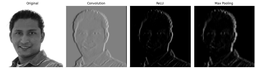
#> input picture assets/cnn_full_pipeline_real_image.png, 256 x 69 px, shrunk from 1389 x 373 before the run; the run also reads 1 picture not shown here
$ jupyter execute --allow-errors CNN_Fundamentals_Demonstration.ipynb
#> lines starting #> are read from the running program, lines starting #| are printed output that depends on the picture
# CNN Fundamental Components:  Demonstration

## From an image matrix to a final prediction

This notebook demonstrates the basic components of a Convolutional Neural Network using **simple Python lists and loops**.

### Learning sequence

1. Represent an image as a matrix
2. Add zero padding
3. Apply one convolution manually
4. Apply convolution over the complete image
5. Understand stride and output size
6. Apply ReLU activation
7. Apply max and average pooling
8. Build a feature-extraction block
9. Flatten the final feature map
10. Apply a dense layer
11. Convert scores into probabilities using softmax
12. Make a final prediction
13. Apply the same operations to a real uploaded image

> The purpose is to understand the **forward pass** clearly.
> Training, backpropagation, and automatic filter learning are not covered.

## 1. Import only the required libraries

The CNN calculations in this notebook use ordinary Python lists and loops.
`matplotlib` is used only for visualization.

[cell 1]
import math
import random
import matplotlib.pyplot as plt

random.seed(42)

## 2. Helper functions for displaying matrices

These functions make the classroom output easier to read.

[cell 2]
def matrix_shape(matrix):
    rows = len(matrix)
    columns = len(matrix[0])
    return rows, columns


def print_matrix(matrix, title=None, decimals=2):
#> called with title = 'Input image matrix', decimals = 2
    if title is not None:
        print(title)

    for row in matrix:
        formatted_row = []

        for value in row:
            if isinstance(value, float):
                formatted_row.append(round(value, decimals))
            else:
                formatted_row.append(value)

        print(formatted_row)

    rows, columns = matrix_shape(matrix)
    print("Shape:", rows, "x", columns)
    print()

# Part A: Image and Padding

## 3. Represent a grayscale image as a matrix

A grayscale image is a two-dimensional matrix.

- Small value: dark pixel
- Large value: bright pixel

The following small matrix contains a bright vertical region. It will help us observe how an edge-detection kernel works.

[cell 3]
image = [
    [0, 0, 0, 10, 10, 10],
    [0, 0, 0, 10, 10, 10],
    [0, 0, 0, 10, 10, 10],
    [0, 0, 0, 10, 10, 10],
    [0, 0, 0, 10, 10, 10],
    [0, 0, 0, 10, 10, 10]
]

print_matrix(image, "Input image matrix")

[cell 4]
plt.figure(figsize=(4, 4))
plt.imshow(image, cmap="gray")
plt.title("Input image")
plt.axis("on")
plt.grid(True)
plt.show()
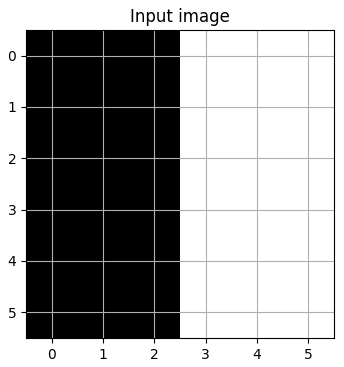
#> figure drawn by matplotlib, 1 panel

## 4. Why padding is required

Without padding, a kernel cannot be centered on boundary pixels.

For padding \(p=1\), one row and one column of zeros are added around the image.

### Manual idea

```text
Original row:       [1, 2, 3]
After padding:   [0, 1, 2, 3, 0]
```

[cell 5]
sample_row = [1, 2, 3]

padded_sample_row = [0] + sample_row + [0]

print("Original row:", sample_row)
print("Padded row:  ", padded_sample_row)

## 5. Zero-padding function

This version creates a **new matrix** and does not change the original image.

[cell 6]
def zero_padding(matrix, padding=1):
#> called with padding = 1
    if padding == 0:
        return [row[:] for row in matrix]

    original_rows = len(matrix)
    original_columns = len(matrix[0])

    padded_columns = original_columns + 2 * padding

    padded_matrix = []

    # Add top rows
    for _ in range(padding):
        padded_matrix.append([0 for _ in range(padded_columns)])

    # Add zeros to the left and right of every original row
    for row in matrix:
        new_row = []

        for _ in range(padding):
            new_row.append(0)

        for value in row:
            new_row.append(value)

        for _ in range(padding):
            new_row.append(0)

        padded_matrix.append(new_row)

    # Add bottom rows
    for _ in range(padding):
        padded_matrix.append([0 for _ in range(padded_columns)])

    return padded_matrix

[cell 7]
padded_image = zero_padding(image, padding=1)

print_matrix(image, "Original image remains unchanged")
print_matrix(padded_image, "Image after zero padding")

Effect of Padding on the image

[cell 8]
fig, axes = plt.subplots(1, 2, figsize=(9, 4))

# Original image
axes[0].imshow(
    image,
    cmap="gray",
    vmin=0,
    vmax=10
)
axes[0].set_title("Original Image")
axes[0].axis("on")
axes[0].grid(True)

# Padded image
axes[1].imshow(
    padded_image,
    cmap="gray",
    vmin=0,
    vmax=10
)
axes[1].set_title("Padded Image")
axes[1].axis("on")
axes[1].grid(True)

plt.tight_layout()
plt.show()
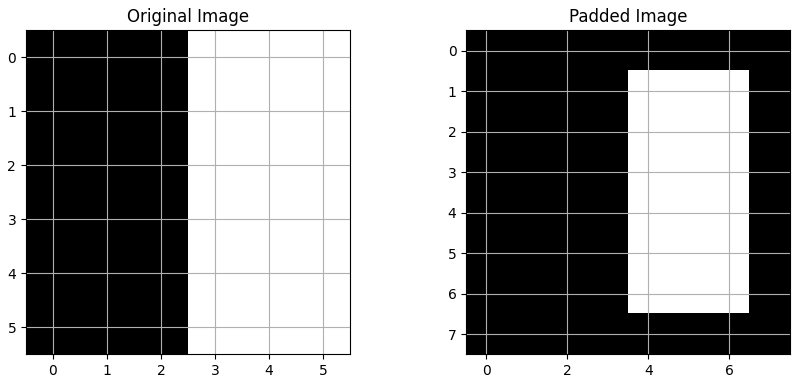
#> figure drawn by matplotlib, 2 panels

* Effect on Real Image
* Load Image
* Apply padding
* plot

[cell 9]
from google.colab import files
import cv2
import matplotlib.pyplot as plt

# Upload image
uploaded = files.upload()
#> the answer given: cnn_full_pipeline_real_image.png

# Get uploaded filename
filename = next(iter(uploaded))

# Read image
img = cv2.imread(filename)
#> img is the input picture: shape (69, 256, 3); min 0, max 255, mean 104.6

# Convert BGR to RGB
img_rgb = cv2.cvtColor(img, cv2.COLOR_BGR2RGB)

# Display image
plt.imshow(img_rgb)
plt.axis("on")
plt.grid(True)
plt.show()

RGB Channel of the IMAGE

[cell 10]
colors = ["Reds", "Greens", "Blues"]
titles = ["Red Channel", "Green Channel", "Blue Channel"]

fig, axes = plt.subplots(1, 3, figsize=(10, 5))

for i, (color, title) in enumerate(zip(colors, titles)):
    B = img_rgb[:, :, i]

    axes[i].imshow(B, cmap=color, vmin=0, vmax=255)
    axes[i].set_title(title)
    axes[i].axis("on")
    axes[i].grid(True)

plt.tight_layout()
plt.show()
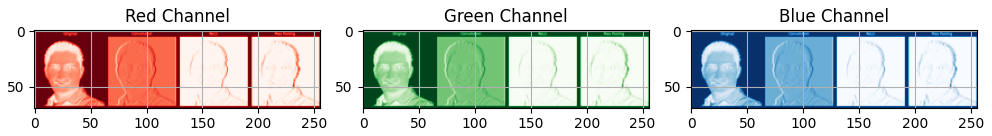
#> figure drawn by matplotlib, 3 panels

* Padding

[cell 11]
p = 31 # @param {"type":"slider","min":1,"max":50,"step":2}
img_rgb_r = img_rgb[:,:,0]

padded_image = zero_padding(img_rgb_r, padding=p)
#> the loop in zero_padding (call 2), `for row in matrix:` made 69 passes
#> padded_image = 131 items

fig, axes = plt.subplots(1, 2, figsize=(9, 4))

# Original image
axes[0].imshow(
    img_rgb_r,
    cmap="Reds",
    vmin=0,
    vmax=255
)
axes[0].set_title("Original Image")
axes[0].axis("on")
axes[0].grid(True)

# Padded image
axes[1].imshow(
    padded_image,
    cmap="Reds",
    vmin=0,
    vmax=255
)
axes[1].set_title("Padded Image")
axes[1].axis("on")
axes[1].grid(True)

plt.tight_layout()
plt.show()
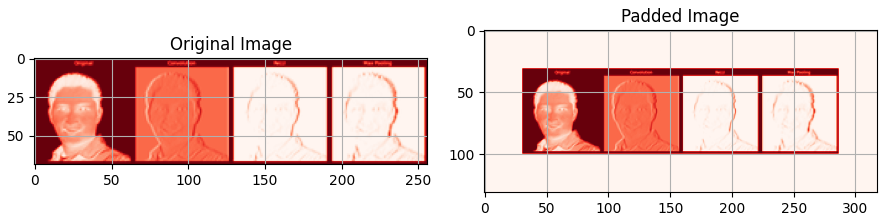
#> figure drawn by matplotlib, 2 panels

# Part B: Convolution

## 6. Define a kernel

A kernel is a small matrix that detects a particular pattern.

This kernel responds strongly to a **vertical intensity change**:

\[
K=
\begin{bmatrix}
-1&0&1\\
-1&0&1\\
-1&0&1
\end{bmatrix}
\]

[cell 12]
vertical_edge_kernel = [
    [-1, 0, 1],
    [-1, 0, 1],
    [-1, 0, 1]
]

print_matrix(vertical_edge_kernel, "Vertical-edge kernel")

## 7. Perform one convolution calculation manually

At one location, convolution performs three steps:

1. Select an image patch having the same size as the kernel.
2. Multiply corresponding values.
3. Add all products.

At one position, the convolution output is calculated as

$$
\text{Output value}
=
\sum_{i=1}^{F}
\sum_{j=1}^{F}
\left(X_{ij}\times K_{ij}\right)
$$

[cell 13]
patch = [
    [0, 0, 10],
    [0, 0, 10],
    [0, 0, 10]
]

kernel = vertical_edge_kernel

products = []
total = 0

for row in range(3):
    product_row = []

    for column in range(3):
        product = patch[row][column] * kernel[row][column]
        product_row.append(product)
        total = total + product

    products.append(product_row)

print_matrix(patch, "Selected image patch")
print_matrix(kernel, "Kernel")
print_matrix(products, "Element-by-element products")
print("Convolution output at this position:", total)

### Interpretation

The output is large and positive because the selected patch contains a strong vertical change from dark pixels to bright pixels.

Now we repeat the same calculation at every valid position.

## 8. Output-size formula

For one image dimension:
The output size is calculated using

$$
O=
\left\lfloor
\frac{N-F+2P}{S}
\right\rfloor+1
$$

where:

- \(N\): input size
- \(F\): kernel size
- \(P\): padding
- \(S\): stride
- \(O\): output size

[cell 14]
def output_size(input_size, kernel_size, padding, stride):
    size = ((input_size - kernel_size + 2 * padding) // stride) + 1
    return size


N = 6
F = 3
P = 1
S = 1

O = output_size(N, F, P, S)

print("Input size :", N)
print("Kernel size:", F)
print("Padding    :", P)
print("Stride     :", S)
print("Output size:", O)

## 9. Complete convolution function

The function below follows exactly the same operation demonstrated manually.

[cell 15]
def convolution(image, kernel, p, s):

#> called with p = 2, s = 2
  N = len(image)
  M = len(image[0])

  frow = len(kernel)
  fcol = len(kernel[0])

  #p = 2
  #s = 1
  I = (N-frow+2*p)/s + 1
  J = (M-fcol+2*p)/s + 1


  # Create a deep copy of the image to avoid in-place modification
  A_copy = [row[:] for row in image]
  X = zero_padding(A_copy,p)  # Padded matri

  import math
  I = math.floor(I)
  J = math.floor(J)

  conv = [[0 for _ in range(J)] for _ in range(I)]
  for i in range(I):
      for j in range(J):

        total = 0

        for m in range(frow):
          for n in range(fcol):
            total +=  (X[i*s+m][j*s+n])*kernel[m][n]

        conv[i][j] = total

  return conv

[cell 16]
# @title
# [41 lines left out: function convolution_standard, not called in this run]

[cell 17]
feature_map = convolution(
    image=image,
    kernel=vertical_edge_kernel,
    p=2,
    s=2
)

print_matrix(feature_map, "Feature map after convolution")

plt.figure(figsize=(4, 4))
plt.imshow(feature_map, cmap="gray")
plt.title("Vertical-edge feature map")
plt.axis("off")
plt.show()
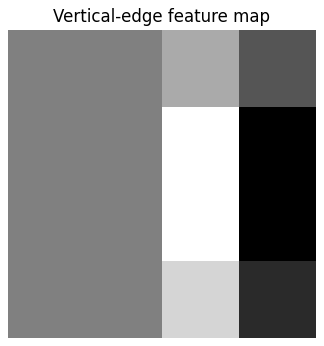
#> figure drawn by matplotlib, 1 panel

[cell 18]
img_rgb_r = img_rgb_r.tolist()
#> img_rgb_r = 69 items

Convolution on Image

[cell 19]
feature_map = convolution(
    image=img_rgb_r,
    kernel=vertical_edge_kernel,
    p=2,
    s=2
)
#> feature_map = 36 items

#print_matrix(feature_map, "Feature map after convolution")


fig, axes = plt.subplots(1, 2, figsize=(9, 4))

# Original image
axes[0].imshow(
    img_rgb_r,
    cmap="grey"
)
axes[0].set_title("Original Image")
axes[0].axis("on")
axes[0].grid(False)

# Padded image
axes[1].imshow(
    feature_map,
    cmap="grey"
)
axes[1].set_title("Vertical-edge feature map")
axes[1].axis("on")
axes[1].grid(False)

#plt.tight_layout()
plt.show()
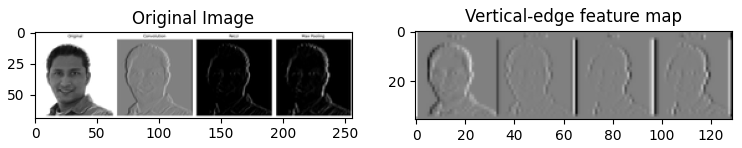
#> figure drawn by matplotlib, 2 panels

## 10. Effect of stride

- `stride = 1`: the kernel moves one position at a time.
- `stride = 2`: the kernel moves two positions at a time.
- A larger stride produces a smaller feature map.

[cell 20]
feature_map_stride_1 = convolution(
    image,
    vertical_edge_kernel,
    p=1,
    s=1
)
#> feature_map_stride_1 = [[0, 0, 20, 20, 0, -20], [0, 0, 30, 30, 0, -30], [0, 0, 30, 30, 0, -30], [0, 0, 30, 30, 0, -30], [0, 0, 30, 30, 0, -30], [0, 0, 20, 20, 0, -20]]

feature_map_stride_2 = convolution(
    image,
    vertical_edge_kernel,
    p=1,
    s=2
)
#> feature_map_stride_2 = [[0, 20, 0], [0, 30, 0], [0, 30, 0]]

print_matrix(feature_map_stride_1, "Stride = 1")
#| Shape: 6 x 6
print_matrix(feature_map_stride_2, "Stride = 2")
#| Shape: 3 x 3

[cell 21]
feature_map = convolution(
    image=img_rgb_r,
    kernel=vertical_edge_kernel,
    p=2,
    s=4
)
#> feature_map = 18 items

#print_matrix(feature_map, "Feature map after convolution")


fig, axes = plt.subplots(1, 2, figsize=(9, 4))

# Original image
axes[0].imshow(
    img_rgb_r,
    cmap="grey"
)
axes[0].set_title("Original Image")
axes[0].axis("on")
axes[0].grid(False)

# Padded image
axes[1].imshow(
    feature_map,
    cmap="grey"
)
axes[1].set_title("Vertical-edge feature map")
axes[1].axis("on")
axes[1].grid(False)

#plt.tight_layout()
plt.show()
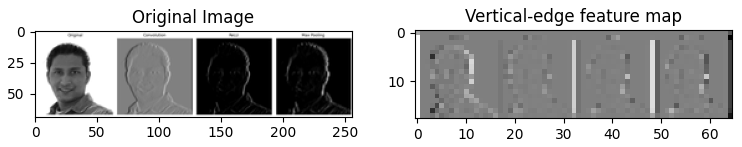
#> figure drawn by matplotlib, 2 panels

## 11. Different kernels detect different patterns

[cell 22]
# -------------------------------------------------
# Different 3 × 3 kernels
# -------------------------------------------------
kernels = {
    "Vertical Edge": [
        [-1, 0, 1],
        [-1, 0, 1],
        [-1, 0, 1]
    ],

    "Horizontal Edge": [
        [-1, -1, -1],
        [ 0,  0,  0],
        [ 1,  1,  1]
    ],

    "Sobel Vertical": [
        [-1, 0, 1],
        [-2, 0, 2],
        [-1, 0, 1]
    ],

    "Sobel Horizontal": [
        [-1, -2, -1],
        [ 0,  0,  0],
        [ 1,  2,  1]
    ],

    "Laplacian": [
        [ 0, -1,  0],
        [-1,  4, -1],
        [ 0, -1,  0]
    ],

    "Sharpen": [
        [ 0, -1,  0],
        [-1,  5, -1],
        [ 0, -1,  0]
    ],

    "Box Blur": [
        [1/9, 1/9, 1/9],
        [1/9, 1/9, 1/9],
        [1/9, 1/9, 1/9]
    ],

    "Gaussian Blur": [
        [1/16, 2/16, 1/16],
        [2/16, 4/16, 2/16],
        [1/16, 2/16, 1/16]
    ],

    "Emboss": [
        [-2, -1, 0],
        [-1,  1, 1],
        [ 0,  1, 2]
    ]
}

[cell 23]
plt.figure(figsize=(12, 3))

plot_number = 1

for kernel_name, selected_kernel in kernels.items():

    output = convolution(
        image,
        selected_kernel,
        p=1,
        s=1
    )

    plt.subplot(1, len(kernels), plot_number)
    plt.imshow(output, cmap="gray")
    plt.title(kernel_name)
    plt.axis("off")

    plot_number = plot_number + 1
#> after the loop, plot_number = 10

plt.tight_layout()
plt.show()
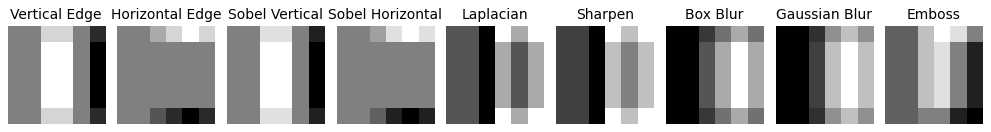
#> figure drawn by matplotlib, 9 panels

[cell 24]
plt.figure(figsize=(12, 3))

plot_number = 1

for kernel_name, selected_kernel in kernels.items():

    output = convolution(
        img_rgb_r,
        selected_kernel,
        p=1,
        s=1
    )

    plt.subplot(1, len(kernels), plot_number)
    plt.imshow(output, cmap="gray")
    plt.title(kernel_name)
    plt.axis("off")

    plot_number = plot_number + 1
#> after the loop, plot_number = 10

plt.tight_layout()
plt.show()
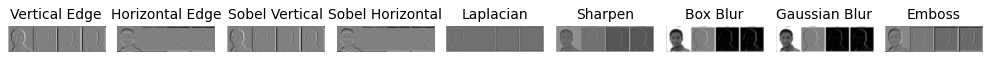
#> figure drawn by matplotlib, 9 panels

# Part C: Activation Function

## 12. ReLU activation

After convolution, a CNN usually applies a nonlinear activation function.

$$
\operatorname{ReLU}(x)=\max(0,x)
$$

ReLU:

- converts negative values to zero;
- keeps positive values;
- introduces nonlinearity.

[cell 25]
sample_values = [-8, -2, 0, 3, 10]

relu_values = []

for value in sample_values:
    if value > 0:
        relu_values.append(value)
    else:
        relu_values.append(0)
#> (the rest of the program and of its run is left out)
